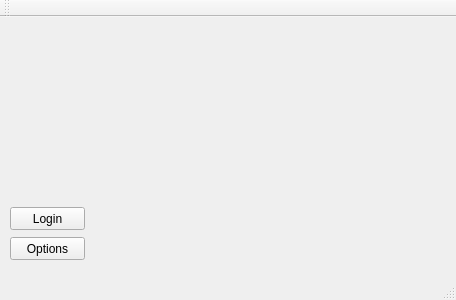
<?xml version="1.0" encoding="UTF-8"?>
<ui version="4.0">
 <class>MainWindow</class>
 <widget class="QMainWindow" name="MainWindow">
  <property name="geometry">
   <rect>
    <x>0</x>
    <y>0</y>
    <width>456</width>
    <height>300</height>
   </rect>
  </property>
  <property name="sizePolicy">
   <sizepolicy hsizetype="Preferred" vsizetype="Preferred">
    <horstretch>20</horstretch>
    <verstretch>20</verstretch>
   </sizepolicy>
  </property>
  <property name="windowTitle">
   <string>SmartAccountant © 2019</string>
  </property>
  <widget class="QWidget" name="centralWidget">
   <widget class="QPushButton" name="pushButton">
    <property name="geometry">
     <rect>
      <x>10</x>
      <y>190</y>
      <width>75</width>
      <height>23</height>
     </rect>
    </property>
    <property name="text">
     <string>Login</string>
    </property>
   </widget>
   <widget class="QPushButton" name="pushButton_2">
    <property name="geometry">
     <rect>
      <x>10</x>
      <y>220</y>
      <width>75</width>
      <height>23</height>
     </rect>
    </property>
    <property name="text">
     <string>Options</string>
    </property>
   </widget>
   <widget class="QLabel" name="label_pic">
    <property name="geometry">
     <rect>
      <x>0</x>
      <y>0</y>
      <width>471</width>
      <height>281</height>
     </rect>
    </property>
    <property name="sizePolicy">
     <sizepolicy hsizetype="Expanding" vsizetype="Expanding">
      <horstretch>0</horstretch>
      <verstretch>0</verstretch>
     </sizepolicy>
    </property>
    <property name="text">
     <string/>
    </property>
   </widget>
   <zorder>label_pic</zorder>
   <zorder>pushButton</zorder>
   <zorder>pushButton_2</zorder>
  </widget>
  <widget class="QMenuBar" name="menuBar">
   <property name="geometry">
    <rect>
     <x>0</x>
     <y>0</y>
     <width>456</width>
     <height>21</height>
    </rect>
   </property>
  </widget>
  <widget class="QToolBar" name="mainToolBar">
   <attribute name="toolBarArea">
    <enum>TopToolBarArea</enum>
   </attribute>
   <attribute name="toolBarBreak">
    <bool>false</bool>
   </attribute>
  </widget>
  <widget class="QStatusBar" name="statusBar"/>
 </widget>
 <layoutdefault spacing="6" margin="11"/>
 <resources/>
 <connections/>
</ui>
